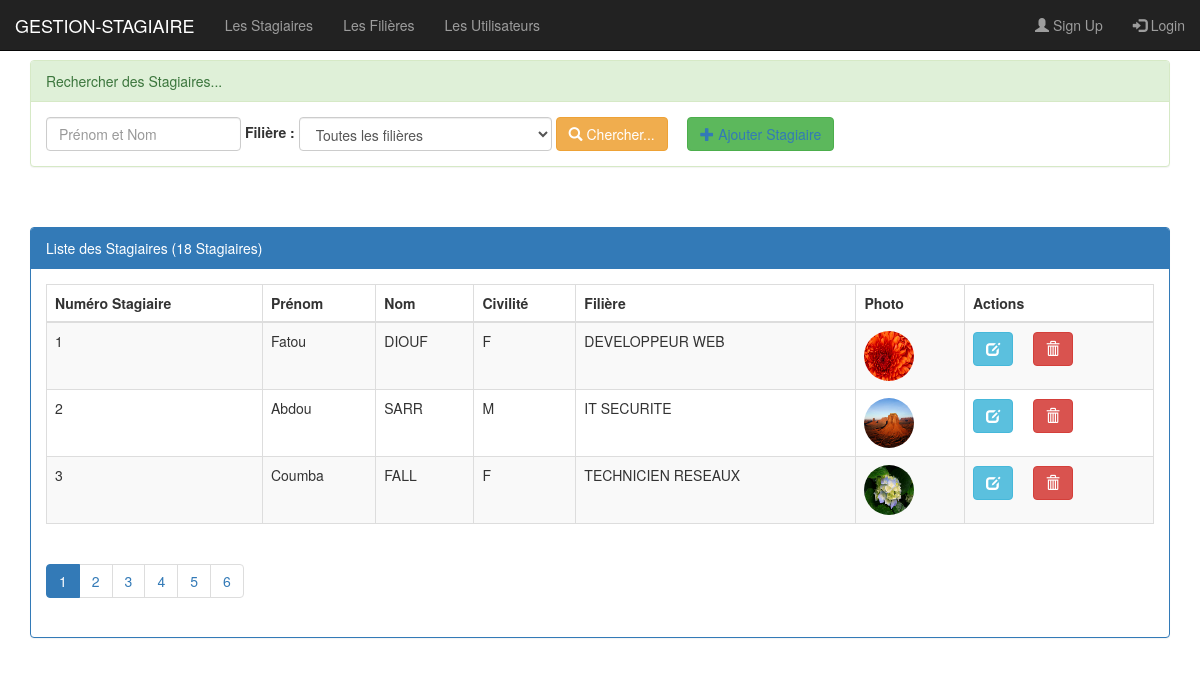
Screenshot of /pages/stagiaires.php with the database file from the repository.
### tables this page shows
create table stagiaire(
    idStagiaire int(4) auto_increment primary key,
    prenom varchar(50),
    nom varchar(50),
    civilite varchar(50),
    photo varchar(100), 
    idFiliere int(4)
);

create table filiere(
    idFiliere int(4) auto_increment primary key,
    nomFiliere varchar(50),
    niveau varchar(50)
);

### pages/stagiaires.php (the view, shortened to what this page needs)
<?php
     require_once("connexiondb.php");
    $prenomNom=isset($_GET['prenomNom'])?$_GET['prenomNom']:"";
    $idfiliere=isset($_GET['idfiliere'])?$_GET['idfiliere']:0;
    $size=isset($_GET['size'])?$_GET['size']:3;
    $page=isset($_GET['page'])?$_GET['page']:1;
    $offset=($page-1)*$size;
    if($idfiliere==0){
        $requeteStagiaire="SELECT idStagiaire,prenom,nom,nomFiliere,photo,civilite
                FROM filiere AS f,stagiaire AS s
                WHERE f.idFiliere=s.idFiliere
                AND (nom LIKE '%$prenomNom%' OR prenom LIKE '%$prenomNom%')
                ORDER BY idStagiaire
                LIMIT $size
                OFFSET $offset";
        $requeteCount="SELECT count(*) countS FROM stagiaire
                WHERE prenom LIKE '%$prenomNom%' OR nom LIKE '%$prenomNom%'";
    }
    $resultatStagiaire=$pdo->query($requeteStagiaire);
    $resultatCount=$pdo->query($requeteCount);
    $tabCount=$resultatCount->fetch();
    $nbrstagiaire =$tabCount['countS'];
    $reste=$nbrstagiaire  % $size;
    if($reste===0)
        $nbrpage=$nbrstagiaire / $size;
    else
        $nbrpage=floOR($nbrstagiaire / $size)+1;
?>
<!DOCTYPE html>
<html>
<head>
<link rel="stylesheet" type="text/css" href="../css/bootstrap.css">
<link rel="stylesheet" type="text/css" href="../css/font-awesome.min.css">
<link rel="stylesheet" type="text/css" href="../css/monstyle.css">
</head>
<body>
<?php include "menu.php";?>
<div class="container">
<div class="panel panel-success margetop">
      <div class="panel-heading">Rechercher des Stagiaires...</div>
      <div class="panel-body">
      <form method="get" action="stagiaires.php" class="form-inline">
            <div class="form-group">
            <input type="text" name="prenomNom"
               placeholder="Prénom et Nom"
               class="form-control"
               value="<?php echo $prenomNom ?>">
            </div>
            <label for="idfiliere"> Filière : </label>
            <select name="idfiliere" class="form-control" id="idfiliere"
                                onchange="this.form.submit()">
                                <option value=0>Toutes les filières</option>
                        </select>
                    <button type="submit" class="btn btn-warning">
                    <span class="glyphicon glyphicon-search"></span>
                      Chercher...</button>
                     <button class="btn btn-success">
                      <a href="nouveauStagiaire.php">
                      <span class="glyphicon glyphicon-plus"></span>
                        Ajouter Stagiaire</a></button>
         </form>
      </div>
    </div>
    <div class="panel panel-primary margetop">
      <div class="panel-heading">Liste des Stagiaires (<?php echo $nbrstagiaire  ?> Stagiaires)</div>
      <div class="panel-body">
        <div class="table-responsive">
            <table class="table table-striped table-bordered">
                <thead>
                    <tr>
                        <th>Numéro Stagiaire</th> <th>Prénom</th> <th>Nom</th> <th>Civilité</th>
                        <th>Filière</th> <th>Photo</th> <th>Actions</th>
                    </tr>
                </thead>
                <tbody>
                     <?php while ($stagiaire = $resultatStagiaire->fetch()) {?>
                        <tr>
                        <td><?php echo $stagiaire["idStagiaire"] ?></td>
                        <td><?php echo $stagiaire["prenom"] ?></td>
                        <td><?php echo $stagiaire["nom"] ?></td>
                        <td><?php echo $stagiaire["civilite"] ?></td>
                        <td><?php echo $stagiaire["nomFiliere"] ?></td>
                        <td><img src="../images/<?php echo $stagiaire['photo']?>"
                                  width="50px" height="50px" class="img-circle"></td>
                        <th>
                          <a href="editerStagiaire.php?idS=<?php echo $stagiaire["idStagiaire"] ?>">
                          <span class="glyphicon glyphicon-edit btn btn-info"></span>
                        </a>
                        <a onclick="return confirm('Confirmez la Suppression du Stagiaire.')"
                        href="supprimerStagiaire.php?idS=<?php echo $stagiaire["idStagiaire"] ?>">
                       <span class="glyphicon glyphicon-trash btn btn-danger"></span>
                      </a>
                    </th>
                        </tr>
                        <?php }?>
                </tbody>
            </table>
            <div>
              <ul class="pagination">
              <?php fOR ($i = 1; $i <= $nbrpage; $i++) {?>
                <li class="<?php if ($i == $page) {
                  echo 'active';
                }?>">
            <a href="stagiaires.php?page=<?php echo $i; ?>&prenomNom=<?php echo $prenomNom ?>&idfiliere=<?php echo $idfiliere ?>">
                 <?php echo $i; ?>
            </a>
            </li>
              <?php }?>
              </ul>
            </div>
        </div>
      </div>
    </div>
</div>
</body>
</html>

### pages/menu.php
<nav class="navbar navbar-inverse navbar-fixed-top">
  <div class="container-fluid">
    <div class="navbar-header">
      <a class="navbar-brand" href="../index.php">GESTION-STAGIAIRE</a>
    </div>
    <ul class="nav navbar-nav">
      <li><a href="stagiaires.php">Les Stagiaires</a></li>
      <li><a href="filieres.php">Les Filières</a></li>
      <li><a href="utilisateurs.php">Les Utilisateurs</a></li>
    </ul>
    <ul class="nav navbar-nav navbar-right">
      <li><a href="#"><span class="glyphicon glyphicon-user"></span> Sign Up</a></li>
      <li><a href="#"><span class="glyphicon glyphicon-log-in"></span> Login</a></li>
    </ul>
  </div>
</nav>

### css/monstyle.css (style rules this page uses)
.margetop { margin-top: 60px; }

### rows the page displays
stagiaire: idStagiaire "1", prenom "Fatou", nom "DIOUF", civilite "F", idFiliere.nomFiliere "DEVELOPPEUR WEB", photo (picture)
stagiaire: idStagiaire "2", prenom "Abdou", nom "SARR", civilite "M", idFiliere.nomFiliere "IT SECURITE", photo (picture)
stagiaire: idStagiaire "3", prenom "Coumba", nom "FALL", civilite "F", idFiliere.nomFiliere "TECHNICIEN RESEAUX", photo (picture)

### other values shown
$nbrstagiaire "18"
